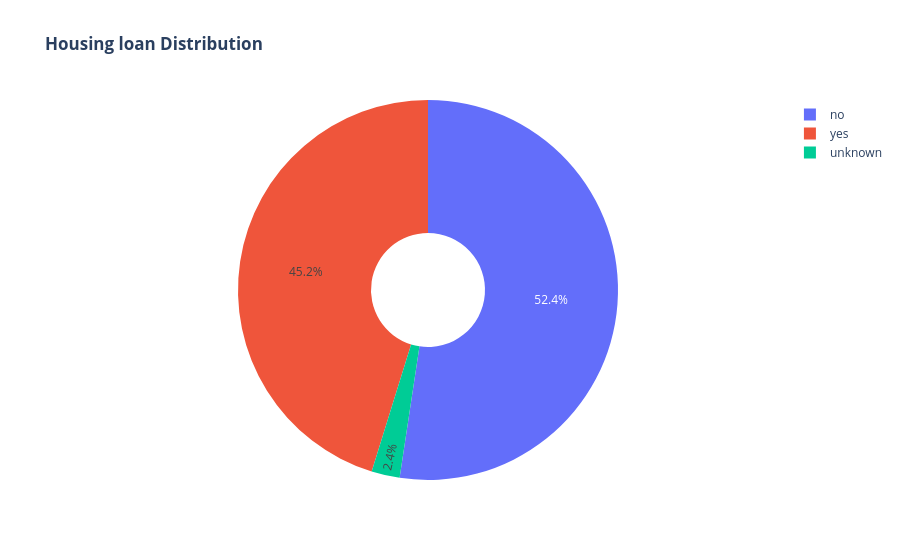

Notebook source saved alongside this figure:
### Markdown cell above
- Most customers have a "nonexistent" history and they have very less success rate than failure.
- Custumer who previously fail to subscribe are significantly more likely to decline in next campaign too, though a small portion do eventually convert to a "yes".
- If previous outcome was a success than they are more like to subscribe rather than fail in next campaign.

### Code cell
out_dir = 'Report\\EDA\\00_Univariant_Analysis\\Pie_charts'

if out_dir and not os.path.exists(out_dir):
    os.makedirs(out_dir)

labels = df['housing'].unique()
values = df['housing'].value_counts()

fig = go.Figure(data=[go.Pie(labels=labels, values=values, hole=.3)])
fig.update_layout(title_text="<b>Housing loan Distribution</b>")
fig.write_image(os.path.join(out_dir, "Housing loan Distribution.png"))

fig.show()

### Figure 1 — Plotly figure (JSON) as saved in the notebook; plotly's stock layout.template omitted (floating-point values rounded to 4 significant figures)
{"data": [{"hole": 0.3, "labels": ["no", "yes", "unknown"], "type": "pie", "values": [21571, 18615, 990]}], "layout": {"title": {"text": "<b>Housing loan Distribution</b>"}}}
